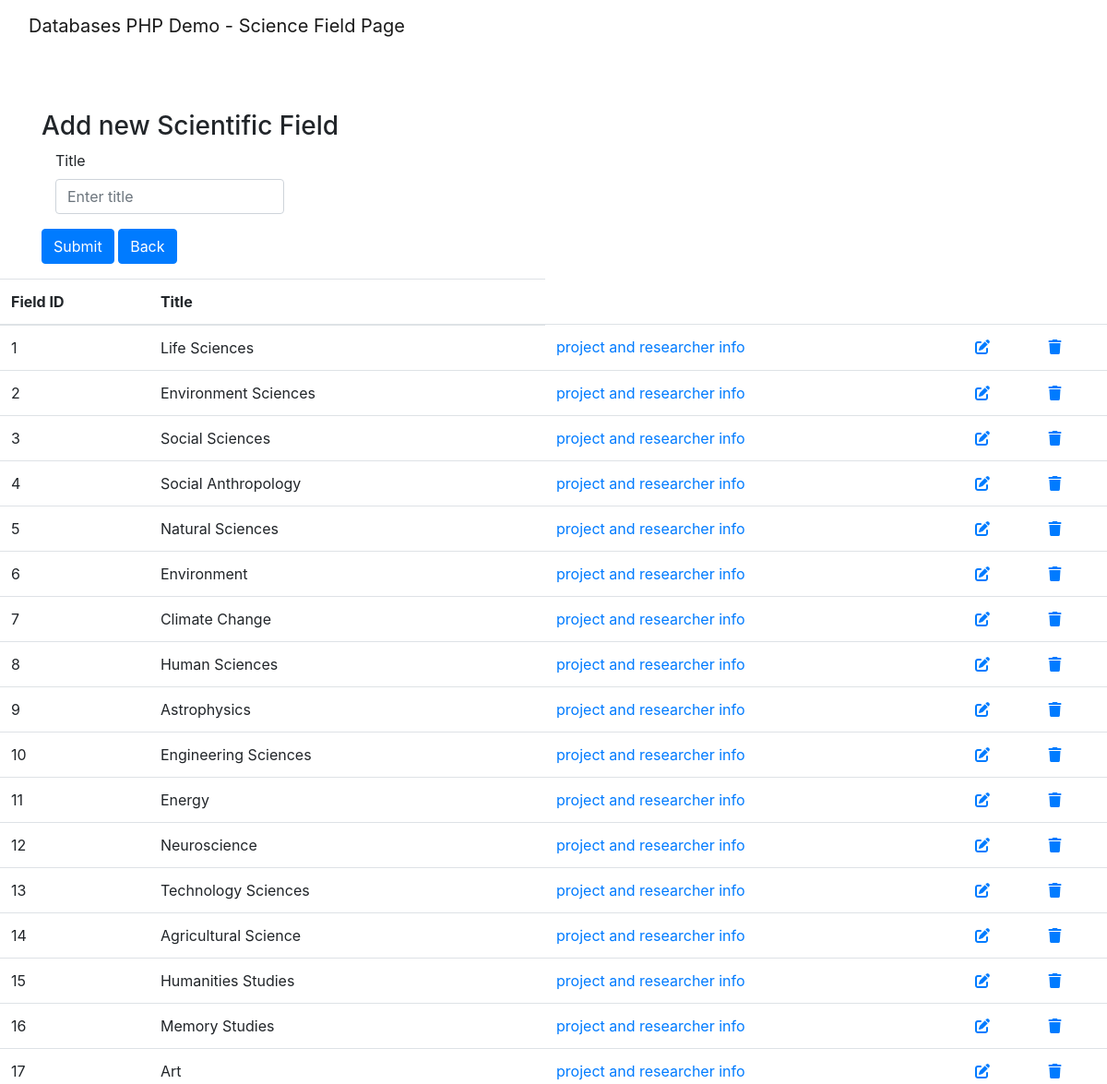
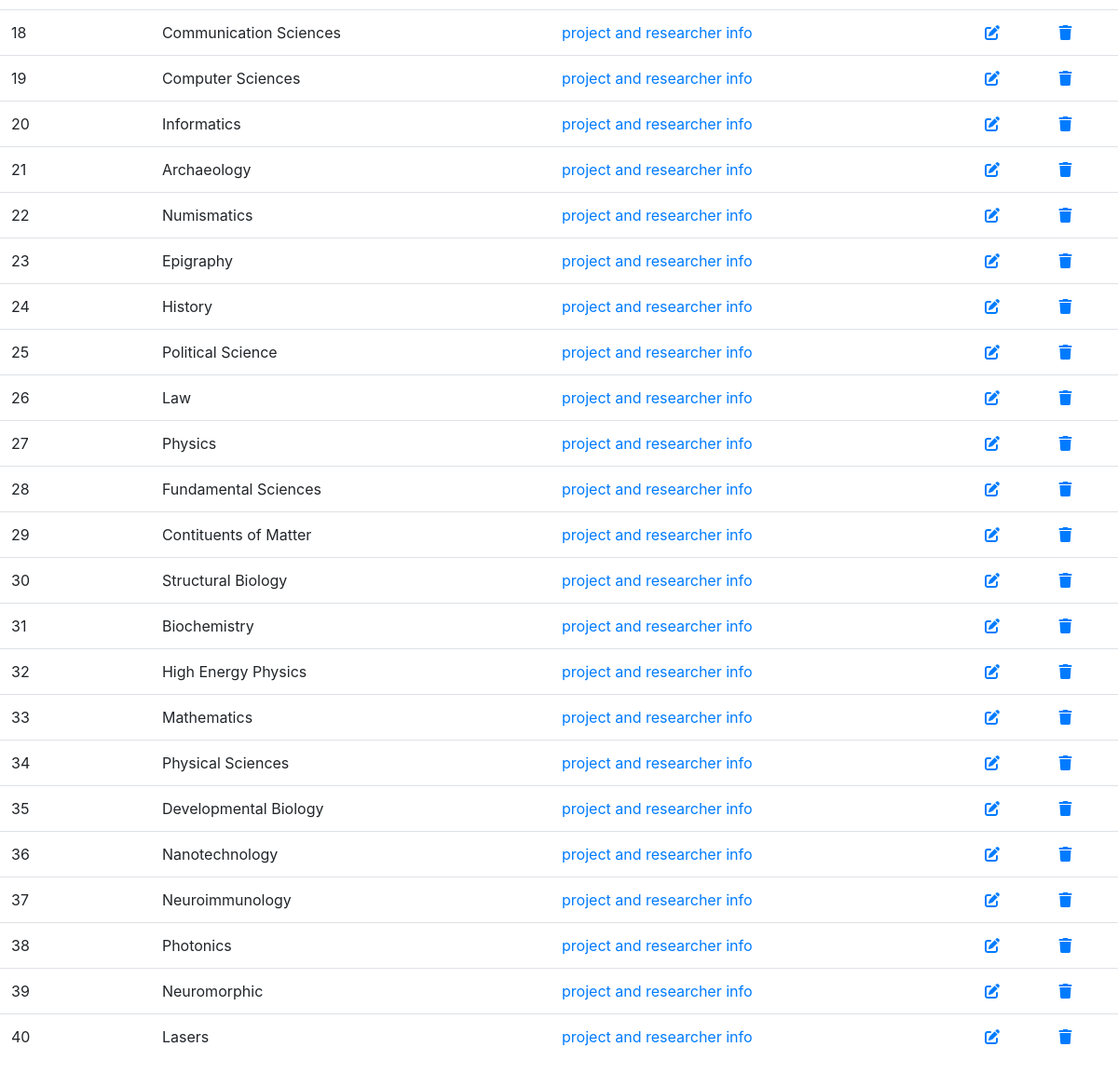
The app's page /elidek_website/scientific_fields/scientific_fields.php with its own data (2 pictures, top to bottom).
### tables this page shows
CREATE TABLE science_field (
	field_id INT UNSIGNED AUTO_INCREMENT,
    title VARCHAR(45) NOT NULL,
    PRIMARY KEY (field_id)
);

### elidek_website/scientific_fields/scientific_fields.php (the view, shortened to what this page needs)
<!DOCTYPE html>
<html lang = "en">
<head>
    <link rel = "stylesheet" href = "css/styles.css">
    <link rel = "stylesheet" href = "https://cdnjs.cloudflare.com/ajax/libs/font-awesome/6.0.0/css/all.min.css">
    <link rel = "stylesheet" href = "bootstrap/css/bootstrap.min.css">
</head>
<body>
	<nav class="navbar navbar-light navbar-expand-md" id="nav-bar">
        <div id="navbar-div" class="container-fluid">
            <a class="navbar-brand" id="nav-bar-text">Databases PHP Demo - Science Field Page</a>
            <a id="navbar-items" href="/elidek/">
                <i class="fa fa-home "></i> Landing
            </a>
        </div>
    </nav>
	<div class="container">
		<div class="row" id="row">
			<div class="col-md-12">
				<h3>Add new Scientific Field</h3>
				<form class="form-horizontal" name="student-form" method="POST">
					<div class="form-group col-sm-3 mb-3">
						<label class = "form-label">Title</label>
						<input class = "form-control", placeholder="Enter title", name="title">
					</div>
					<button class = "btn btn-primary btn-submit-custom" type="submit" name="submit_creds">Submit</button>
					<button class = "btn btn-primary btn-submit-custom" formaction="../index.php">Back</button>
				</form>
			</div>
				<?php
					$conn = OpenCon();
				?>
		</div>
	</div>
	<?php
		$query = "SELECT * FROM `science_field`;";
		$result = mysqli_query($conn,$query);
		if ($result->num_rows > 0)
		{
			echo '<div class="table-responsive">';
				echo '<table class="table">';
					echo '<thead>';
						echo '<tr>';
							echo '<th>Field ID</th>';
							echo '<th>Title</th>';
						echo '</tr>';
					echo '</thead>';
					echo '<tbody>';
					while($row = mysqli_fetch_row($result))
					{
						echo '<tr>';
							echo '<td>' . $row[0] . '</td>';
							echo '<td>' . $row[1] . '</td>';
							echo '<td><a href="more_field_info.php?id='.$row[0].'">project and researcher info</a></td>';
							echo '<td>';
							echo '<a type="button" href="./update_science_field.php?id=' . $row[0]. '">';
								echo '<i class="fa fa-edit"></i>';
							echo '</a>';
							echo '</td>';
							echo '<td>';
								echo '<a type="button" href="./delete_science_field.php?id=' . $row[0]. '">';
									echo '<i class = "fa fa-trash"></i>';
								echo '</a>';
							echo '</td>';
							echo '</tr>';
					}
					echo '</tbody>';
				echo '</table>';
			echo '</div>';
		}
		else
		{
			echo "No data ...";
		}
	?>
</body>

### elidek_website/css/styles.css (style rules this page uses)
#row { margin-top: 4rem; }
#navbar-div { display: flex; justify-content: space-between; }
#navbar-items { text-decoration: none; color: white; font-size: 16px; }
input, textarea, select { margin-top: 10px; display: block; }

### records on screen
science_field: field_id "1", title "Life Sciences"
science_field: field_id "2", title "Environment Sciences"
science_field: field_id "3", title "Social Sciences"
science_field: field_id "4", title "Social Anthropology"
science_field: field_id "5", title "Natural Sciences"
science_field: field_id "6", title "Environment"
science_field: field_id "7", title "Climate Change"
science_field: field_id "8", title "Human Sciences"
science_field: field_id "9", title "Astrophysics"
science_field: field_id "10", title "Engineering Sciences"
science_field: field_id "11", title "Energy"
science_field: field_id "12", title "Neuroscience"
science_field: field_id "13", title "Technology Sciences"
science_field: field_id "14", title "Agricultural Science"
science_field: field_id "15", title "Humanities Studies"
science_field: field_id "16", title "Memory Studies"
science_field: field_id "17", title "Art"
science_field: field_id "18", title "Communication Sciences"
science_field: field_id "19", title "Computer Sciences"
science_field: field_id "20", title "Informatics"
science_field: field_id "21", title "Archaeology"
science_field: field_id "22", title "Numismatics"
science_field: field_id "23", title "Epigraphy"
science_field: field_id "24", title "History"
science_field: field_id "25", title "Political Science"
science_field: field_id "26", title "Law"
science_field: field_id "27", title "Physics"
science_field: field_id "28", title "Fundamental Sciences"
science_field: field_id "29", title "Contituents of Matter"
science_field: field_id "30", title "Structural Biology"
science_field: field_id "31", title "Biochemistry"
science_field: field_id "32", title "High Energy Physics"
science_field: field_id "33", title "Mathematics"
science_field: field_id "34", title "Physical Sciences"
science_field: field_id "35", title "Developmental Biology"
science_field: field_id "36", title "Nanotechnology"
science_field: field_id "37", title "Neuroimmunology"
science_field: field_id "38", title "Photonics"
science_field: field_id "39", title "Neuromorphic"
science_field: field_id "40", title "Lasers"
